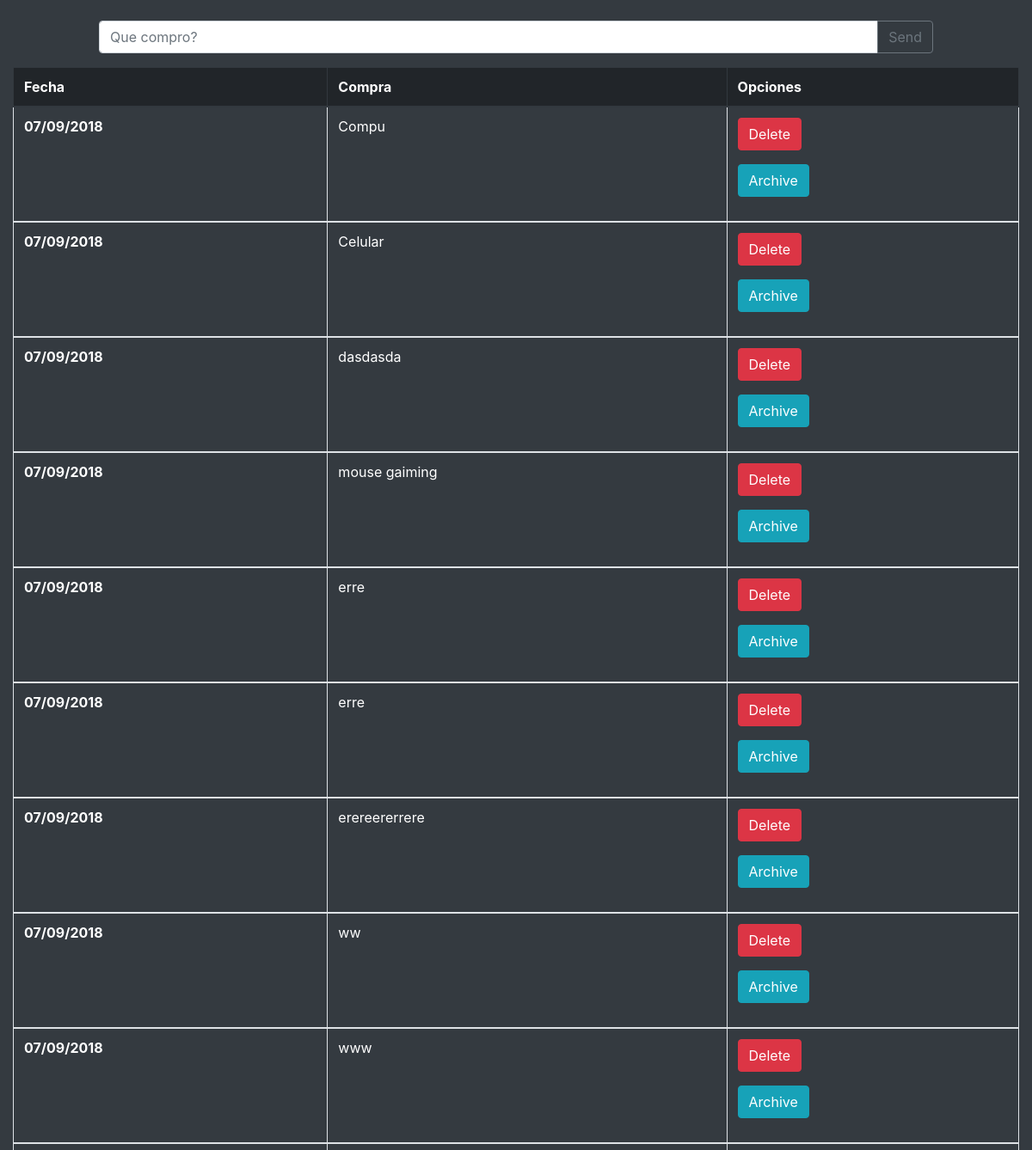
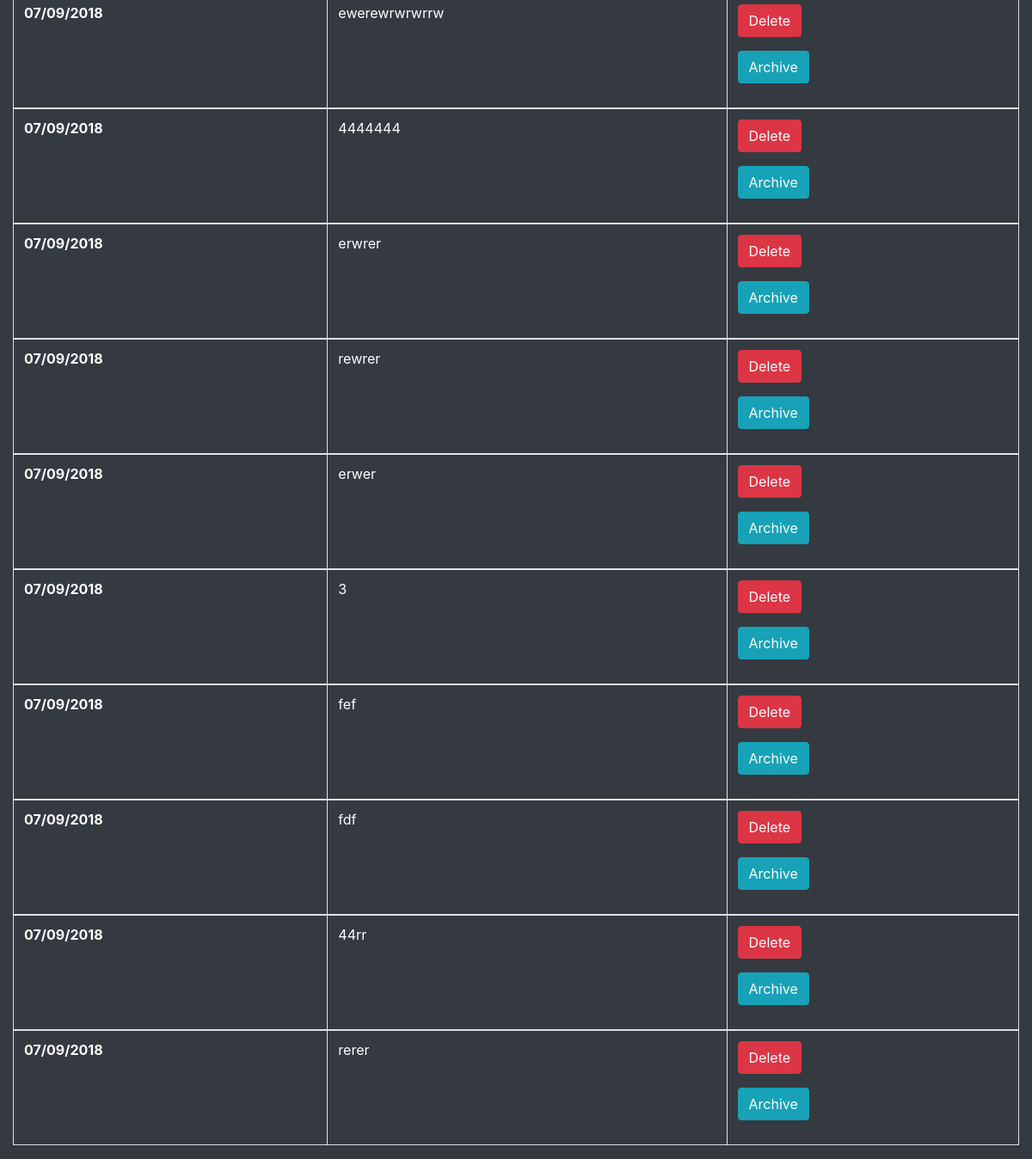
Before: / with the older database file (2 pictures, top to bottom).
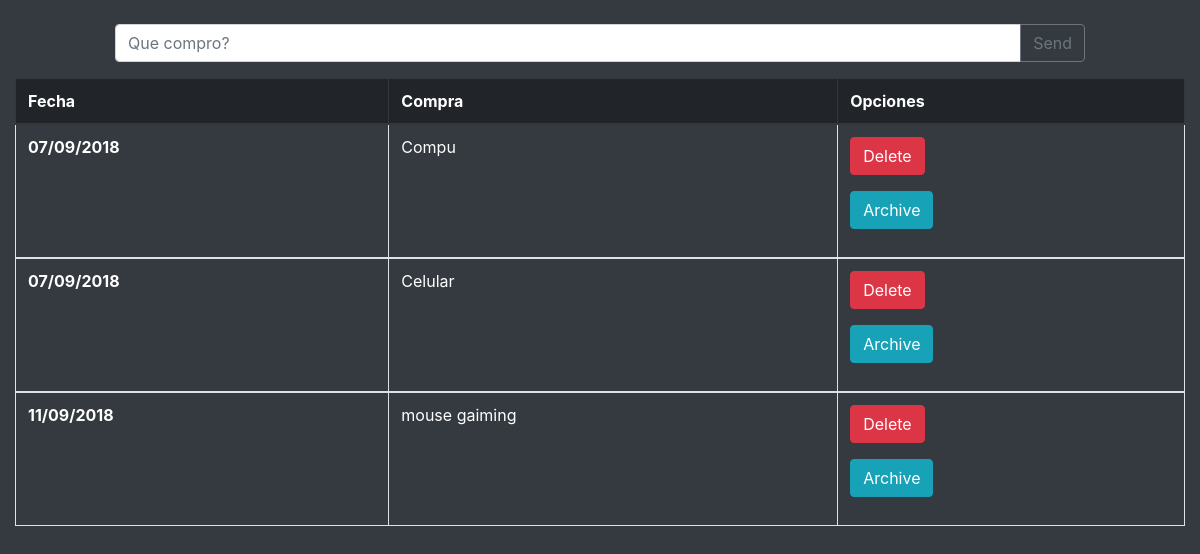
After: the same page with the newer database file.
### compras/models.py (models this page shows, shortened)
class Compras(models.Model):
    texto = models.CharField('Texto', max_length=50, null=False, blank=False)
    fecha = models.DateTimeField('Fecha', auto_now=True)
    archived = models.BooleanField(default=False)

### compras/views.py (the view)
# urls.py: url(r'^$', dame_compras, name='index'),
def dame_compras(request):
    context = {}
    context['compras'] = Compras.objects.all()
    return render(request, 'comras.html', context)

### compras/templates/comras.html (shortened to what this page needs)
<html>
<head>
    <link rel="stylesheet" href="https://stackpath.bootstrapcdn.com/bootstrap/4.1.1/css/bootstrap.min.css">
</head>
<body class="bg-dark">
    <div>
        <div class="container-fluid">
            <div class='row'>
                <div class="col-md-10 offset-md-1">
                    <br>
                    <form action="compras" method="post">
                        <div class="input-group">
                            <input type="text" name="texto" class="form-control" placeholder="Que compro?" aria-label="Recipient's username with two button addons" aria-describedby="button-addon4">
                            <div class="input-group-append" id="button-addon4">
                                <button type="submit" class="btn btn-outline-secondary">Send</button>
                            </div>
                        </div>
                    </form>
                </div>
            </div>
            <table class="table table-bordered">
                <thead class="thead-dark">
                    <tr>
                        <th scope='col'>Fecha</th>
                        <th scope='col'>Compra</th>
                        <th scope='col'>Opciones</th>
                    </tr>
                </thead>
                {% for cm in compras %}
                    {% if not cm.archived %}
                        <tbody>
                            <tr>
                                <th scope="row" class="text-white">{{cm.fecha | date:"d/m/Y " }}
                                </th>
                                <td class="text-white">{{cm.texto}}</td>
                                <td>
                                    <form action="eliminar" method="post">
                                        <button class="btn btn-danger" type="submit" value="eliminar" name="_eliminar">Delete</button>
                                    </form>
                                    <form action="archivar" method="post">
                                        <button class="btn btn-info" type="submit" value="archivar" name="_archivar">Archive</button>
                                    </form>
                                </td>
                            </tr>
                        </tbody>
                    {% endif %}
                {% endfor %}
            </table>
    </div>
    </div>
</body>
</html>

Changed rows visible on the page:
removed Compras: fecha "07/09/2018", texto "dasdasda"
removed Compras: fecha "07/09/2018", texto "erre"
removed Compras: fecha "07/09/2018", texto "erre"
removed Compras: fecha "07/09/2018", texto "erereererrere"
removed Compras: fecha "07/09/2018", texto "ww"
removed Compras: fecha "07/09/2018", texto "www"
removed Compras: fecha "07/09/2018", texto "ewerewrwrwrrw"
removed Compras: fecha "07/09/2018", texto "4444444"
removed Compras: fecha "07/09/2018", texto "erwrer"
removed Compras: fecha "07/09/2018", texto "rewrer"
removed Compras: fecha "07/09/2018", texto "erwer"
removed Compras: fecha "07/09/2018", texto "3"
removed Compras: fecha "07/09/2018", texto "fef"
removed Compras: fecha "07/09/2018", texto "fdf"
removed Compras: fecha "07/09/2018", texto "44rr"
removed Compras: fecha "07/09/2018", texto "rerer"
changed Compras "mouse gaiming": fecha "07/09/2018" → "11/09/2018"
